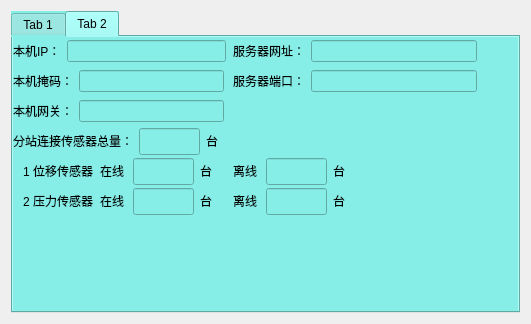
<?xml version="1.0" encoding="UTF-8"?>
<ui version="4.0">
 <class>zonghexinxixinshihuamian</class>
 <widget class="QDialog" name="zonghexinxixinshihuamian">
  <property name="geometry">
   <rect>
    <x>0</x>
    <y>0</y>
    <width>531</width>
    <height>324</height>
   </rect>
  </property>
  <property name="maximumSize">
   <size>
    <width>16777215</width>
    <height>418</height>
   </size>
  </property>
  <property name="windowTitle">
   <string>Dialog</string>
  </property>
  <layout class="QVBoxLayout" name="verticalLayout">
   <item>
    <widget class="QTabWidget" name="tabWidget">
     <property name="enabled">
      <bool>true</bool>
     </property>
     <property name="styleSheet">
      <string notr="true">background-color: rgb(134,237,231);</string>
     </property>
     <property name="currentIndex">
      <number>1</number>
     </property>
     <widget class="QWidget" name="tab">
      <attribute name="title">
       <string>Tab 1</string>
      </attribute>
      <widget class="QLabel" name="label_5">
       <property name="geometry">
        <rect>
         <x>20</x>
         <y>140</y>
         <width>441</width>
         <height>31</height>
        </rect>
       </property>
       <property name="text">
        <string>&lt;html&gt;&lt;head/&gt;&lt;body&gt;&lt;p align=&quot;center&quot;&gt;&lt;span style=&quot; font-weight:600;&quot;&gt;山西晋城煤业集团技术研究院有限责任公司&lt;/span&gt;&lt;/p&gt;&lt;/body&gt;&lt;/html&gt;</string>
       </property>
      </widget>
      <widget class="QLabel" name="timeLabel1">
       <property name="geometry">
        <rect>
         <x>110</x>
         <y>180</y>
         <width>201</width>
         <height>21</height>
        </rect>
       </property>
       <property name="text">
        <string>&lt;html&gt;&lt;head/&gt;&lt;body&gt;&lt;p align=&quot;center&quot;&gt;&lt;br/&gt;&lt;/p&gt;&lt;/body&gt;&lt;/html&gt;</string>
       </property>
      </widget>
      <widget class="QWidget" name="layoutWidget">
       <property name="geometry">
        <rect>
         <x>10</x>
         <y>0</y>
         <width>378</width>
         <height>29</height>
        </rect>
       </property>
       <layout class="QHBoxLayout" name="horizontalLayout">
        <item>
         <widget class="QLabel" name="label">
          <property name="text">
           <string>&lt;html&gt;&lt;head/&gt;&lt;body&gt;&lt;p&gt;KJ869-f矿压检测系统分站&lt;/p&gt;&lt;/body&gt;&lt;/html&gt;</string>
          </property>
         </widget>
        </item>
        <item>
         <widget class="QLabel" name="label_2">
          <property name="text">
           <string>&lt;html&gt;&lt;head/&gt;&lt;body&gt;&lt;p&gt;编号：&lt;/p&gt;&lt;/body&gt;&lt;/html&gt;</string>
          </property>
         </widget>
        </item>
        <item>
         <widget class="QLineEdit" name="Station_Number"/>
        </item>
       </layout>
      </widget>
      <widget class="QWidget" name="layoutWidget">
       <property name="geometry">
        <rect>
         <x>250</x>
         <y>100</y>
         <width>93</width>
         <height>29</height>
        </rect>
       </property>
       <layout class="QHBoxLayout" name="horizontalLayout_5">
        <item>
         <widget class="QLineEdit" name="CAN2_RATE">
          <property name="maximumSize">
           <size>
            <width>51</width>
            <height>27</height>
           </size>
          </property>
         </widget>
        </item>
        <item>
         <widget class="QLabel" name="label_6">
          <property name="text">
           <string>&lt;html&gt;&lt;head/&gt;&lt;body&gt;&lt;p&gt;Kpbs&lt;/p&gt;&lt;/body&gt;&lt;/html&gt;</string>
          </property>
         </widget>
        </item>
       </layout>
      </widget>
      <widget class="QLabel" name="week1">
       <property name="geometry">
        <rect>
         <x>310</x>
         <y>180</y>
         <width>101</width>
         <height>21</height>
        </rect>
       </property>
       <property name="text">
        <string/>
       </property>
      </widget>
      <widget class="QWidget" name="layoutWidget">
       <property name="geometry">
        <rect>
         <x>10</x>
         <y>30</y>
         <width>236</width>
         <height>101</height>
        </rect>
       </property>
       <layout class="QVBoxLayout" name="verticalLayout_2">
        <item>
         <layout class="QHBoxLayout" name="horizontalLayout_2">
          <item>
           <widget class="QLabel" name="label_7">
            <property name="text">
             <string>&lt;html&gt;&lt;head/&gt;&lt;body&gt;&lt;p&gt;安装地点：&lt;/p&gt;&lt;/body&gt;&lt;/html&gt;</string>
            </property>
           </widget>
          </item>
          <item>
           <widget class="QLineEdit" name="LOCATION"/>
          </item>
         </layout>
        </item>
        <item>
         <layout class="QHBoxLayout" name="horizontalLayout_3">
          <item>
           <widget class="QLabel" name="label_3">
            <property name="text">
             <string>第一路CAN:</string>
            </property>
           </widget>
          </item>
          <item>
           <widget class="QLineEdit" name="CAN1"/>
          </item>
         </layout>
        </item>
        <item>
         <layout class="QHBoxLayout" name="horizontalLayout_6">
          <item>
           <widget class="QLabel" name="label_20">
            <property name="text">
             <string>第二路CAN:</string>
            </property>
           </widget>
          </item>
          <item>
           <widget class="QLineEdit" name="CAN2"/>
          </item>
         </layout>
        </item>
       </layout>
      </widget>
      <widget class="QWidget" name="layoutWidget">
       <property name="geometry">
        <rect>
         <x>250</x>
         <y>30</y>
         <width>221</width>
         <height>71</height>
        </rect>
       </property>
       <layout class="QVBoxLayout" name="verticalLayout_4">
        <item>
         <layout class="QHBoxLayout" name="horizontalLayout_4">
          <item>
           <widget class="QLabel" name="label_8">
            <property name="text">
             <string>以太网接口:</string>
            </property>
           </widget>
          </item>
          <item>
           <widget class="QLineEdit" name="Internet"/>
          </item>
         </layout>
        </item>
        <item>
         <layout class="QHBoxLayout" name="horizontalLayout_7">
          <item>
           <widget class="QLabel" name="label_21">
            <property name="text">
             <string>无线传输接口:</string>
            </property>
           </widget>
          </item>
          <item>
           <widget class="QLineEdit" name="wireless"/>
          </item>
         </layout>
        </item>
       </layout>
      </widget>
     </widget>
     <widget class="QWidget" name="tab_2">
      <attribute name="title">
       <string>Tab 2</string>
      </attribute>
      <widget class="QLabel" name="timeLabel2">
       <property name="geometry">
        <rect>
         <x>90</x>
         <y>190</y>
         <width>191</width>
         <height>20</height>
        </rect>
       </property>
       <property name="text">
        <string>&lt;html&gt;&lt;head/&gt;&lt;body&gt;&lt;p align=&quot;center&quot;&gt;&lt;br/&gt;&lt;/p&gt;&lt;/body&gt;&lt;/html&gt;</string>
       </property>
      </widget>
      <widget class="QWidget" name="layoutWidget">
       <property name="geometry">
        <rect>
         <x>0</x>
         <y>30</y>
         <width>211</width>
         <height>29</height>
        </rect>
       </property>
       <layout class="QHBoxLayout" name="horizontalLayout_10">
        <item>
         <widget class="QLabel" name="label_12">
          <property name="text">
           <string>&lt;html&gt;&lt;head/&gt;&lt;body&gt;&lt;p&gt;本机掩码：&lt;/p&gt;&lt;/body&gt;&lt;/html&gt;</string>
          </property>
         </widget>
        </item>
        <item>
         <widget class="QLineEdit" name="LOCAL_MASK"/>
        </item>
       </layout>
      </widget>
      <widget class="QWidget" name="layoutWidget">
       <property name="geometry">
        <rect>
         <x>0</x>
         <y>0</y>
         <width>213</width>
         <height>29</height>
        </rect>
       </property>
       <layout class="QHBoxLayout" name="horizontalLayout_8">
        <item>
         <widget class="QLabel" name="label_11">
          <property name="text">
           <string>&lt;html&gt;&lt;head/&gt;&lt;body&gt;&lt;p&gt;本机IP：&lt;/p&gt;&lt;/body&gt;&lt;/html&gt;</string>
          </property>
         </widget>
        </item>
        <item>
         <widget class="QLineEdit" name="LOCAL_IP"/>
        </item>
       </layout>
      </widget>
      <widget class="QWidget" name="layoutWidget">
       <property name="geometry">
        <rect>
         <x>0</x>
         <y>60</y>
         <width>211</width>
         <height>29</height>
        </rect>
       </property>
       <layout class="QHBoxLayout" name="horizontalLayout_12">
        <item>
         <widget class="QLabel" name="label_13">
          <property name="text">
           <string>&lt;html&gt;&lt;head/&gt;&lt;body&gt;&lt;p&gt;本机网关：&lt;/p&gt;&lt;/body&gt;&lt;/html&gt;</string>
          </property>
         </widget>
        </item>
        <item>
         <widget class="QLineEdit" name="LOCAL_gateway"/>
        </item>
       </layout>
      </widget>
      <widget class="QWidget" name="layoutWidget">
       <property name="geometry">
        <rect>
         <x>220</x>
         <y>30</y>
         <width>244</width>
         <height>29</height>
        </rect>
       </property>
       <layout class="QHBoxLayout" name="horizontalLayout_11">
        <item>
         <widget class="QLabel" name="label_14">
          <property name="text">
           <string>&lt;html&gt;&lt;head/&gt;&lt;body&gt;&lt;p&gt;服务器端口：&lt;/p&gt;&lt;/body&gt;&lt;/html&gt;</string>
          </property>
         </widget>
        </item>
        <item>
         <widget class="QLineEdit" name="SEVER_PORT"/>
        </item>
       </layout>
      </widget>
      <widget class="QWidget" name="layoutWidget">
       <property name="geometry">
        <rect>
         <x>220</x>
         <y>0</y>
         <width>244</width>
         <height>29</height>
        </rect>
       </property>
       <layout class="QHBoxLayout" name="horizontalLayout_9">
        <item>
         <widget class="QLabel" name="label_15">
          <property name="text">
           <string>&lt;html&gt;&lt;head/&gt;&lt;body&gt;&lt;p&gt;服务器网址：&lt;/p&gt;&lt;/body&gt;&lt;/html&gt;</string>
          </property>
         </widget>
        </item>
        <item>
         <widget class="QLineEdit" name="SEVER_SITE"/>
        </item>
       </layout>
      </widget>
      <widget class="QWidget" name="layoutWidget">
       <property name="geometry">
        <rect>
         <x>0</x>
         <y>90</y>
         <width>240</width>
         <height>29</height>
        </rect>
       </property>
       <layout class="QHBoxLayout" name="horizontalLayout_13">
        <item>
         <widget class="QLabel" name="label_16">
          <property name="text">
           <string>&lt;html&gt;&lt;head/&gt;&lt;body&gt;&lt;p&gt;分站连接传感器总量：&lt;/p&gt;&lt;/body&gt;&lt;/html&gt;</string>
          </property>
         </widget>
        </item>
        <item>
         <widget class="QLineEdit" name="TOTAL_sensor">
          <property name="maximumSize">
           <size>
            <width>61</width>
            <height>27</height>
           </size>
          </property>
         </widget>
        </item>
        <item>
         <widget class="QLabel" name="label_17">
          <property name="text">
           <string>&lt;html&gt;&lt;head/&gt;&lt;body&gt;&lt;p&gt;台&lt;/p&gt;&lt;/body&gt;&lt;/html&gt;</string>
          </property>
         </widget>
        </item>
       </layout>
      </widget>
      <widget class="QWidget" name="layoutWidget">
       <property name="geometry">
        <rect>
         <x>10</x>
         <y>120</y>
         <width>337</width>
         <height>29</height>
        </rect>
       </property>
       <layout class="QHBoxLayout" name="horizontalLayout_14">
        <item>
         <widget class="QLabel" name="label_18">
          <property name="text">
           <string>&lt;html&gt;&lt;head/&gt;&lt;body&gt;&lt;p&gt;1 位移传感器&lt;/p&gt;&lt;/body&gt;&lt;/html&gt;</string>
          </property>
         </widget>
        </item>
        <item>
         <widget class="QLabel" name="label_19">
          <property name="text">
           <string>&lt;html&gt;&lt;head/&gt;&lt;body&gt;&lt;p&gt;在线&lt;/p&gt;&lt;/body&gt;&lt;/html&gt;</string>
          </property>
         </widget>
        </item>
        <item>
         <widget class="QLineEdit" name="ON_LINE_displacement_sensor">
          <property name="maximumSize">
           <size>
            <width>61</width>
            <height>27</height>
           </size>
          </property>
         </widget>
        </item>
        <item>
         <widget class="QLabel" name="label_23">
          <property name="text">
           <string>&lt;html&gt;&lt;head/&gt;&lt;body&gt;&lt;p&gt;台&lt;/p&gt;&lt;/body&gt;&lt;/html&gt;</string>
          </property>
         </widget>
        </item>
        <item>
         <widget class="QLabel" name="label_22">
          <property name="text">
           <string>&lt;html&gt;&lt;head/&gt;&lt;body&gt;&lt;p&gt;离线&lt;/p&gt;&lt;/body&gt;&lt;/html&gt;</string>
          </property>
         </widget>
        </item>
        <item>
         <widget class="QLineEdit" name="OFF_LINE_displacement_sensor">
          <property name="maximumSize">
           <size>
            <width>61</width>
            <height>27</height>
           </size>
          </property>
         </widget>
        </item>
        <item>
         <widget class="QLabel" name="label_28">
          <property name="text">
           <string>&lt;html&gt;&lt;head/&gt;&lt;body&gt;&lt;p&gt;台&lt;/p&gt;&lt;/body&gt;&lt;/html&gt;</string>
          </property>
         </widget>
        </item>
       </layout>
      </widget>
      <widget class="QWidget" name="layoutWidget">
       <property name="geometry">
        <rect>
         <x>10</x>
         <y>150</y>
         <width>337</width>
         <height>29</height>
        </rect>
       </property>
       <layout class="QHBoxLayout" name="horizontalLayout_15">
        <item>
         <widget class="QLabel" name="label_10">
          <property name="text">
           <string>&lt;html&gt;&lt;head/&gt;&lt;body&gt;&lt;p&gt;2 压力传感器&lt;/p&gt;&lt;/body&gt;&lt;/html&gt;</string>
          </property>
         </widget>
        </item>
        <item>
         <widget class="QLabel" name="label_25">
          <property name="text">
           <string>&lt;html&gt;&lt;head/&gt;&lt;body&gt;&lt;p&gt;在线&lt;/p&gt;&lt;/body&gt;&lt;/html&gt;</string>
          </property>
         </widget>
        </item>
        <item>
         <widget class="QLineEdit" name="ON_LINE_pressure_sensor">
          <property name="maximumSize">
           <size>
            <width>61</width>
            <height>27</height>
           </size>
          </property>
         </widget>
        </item>
        <item>
         <widget class="QLabel" name="label_26">
          <property name="text">
           <string>&lt;html&gt;&lt;head/&gt;&lt;body&gt;&lt;p&gt;台&lt;/p&gt;&lt;/body&gt;&lt;/html&gt;</string>
          </property>
         </widget>
        </item>
        <item>
         <widget class="QLabel" name="label_27">
          <property name="text">
           <string>&lt;html&gt;&lt;head/&gt;&lt;body&gt;&lt;p&gt;离线&lt;/p&gt;&lt;/body&gt;&lt;/html&gt;</string>
          </property>
         </widget>
        </item>
        <item>
         <widget class="QLineEdit" name="OFF_LINE_pressure_sensor">
          <property name="maximumSize">
           <size>
            <width>61</width>
            <height>27</height>
           </size>
          </property>
         </widget>
        </item>
        <item>
         <widget class="QLabel" name="label_29">
          <property name="text">
           <string>&lt;html&gt;&lt;head/&gt;&lt;body&gt;&lt;p&gt;台&lt;/p&gt;&lt;/body&gt;&lt;/html&gt;</string>
          </property>
         </widget>
        </item>
       </layout>
      </widget>
      <widget class="QLabel" name="week2">
       <property name="geometry">
        <rect>
         <x>300</x>
         <y>190</y>
         <width>81</width>
         <height>21</height>
        </rect>
       </property>
       <property name="text">
        <string/>
       </property>
      </widget>
     </widget>
    </widget>
   </item>
  </layout>
 </widget>
 <tabstops>
  <tabstop>Station_Number</tabstop>
  <tabstop>LOCATION</tabstop>
  <tabstop>CAN2_RATE</tabstop>
  <tabstop>LOCAL_IP</tabstop>
  <tabstop>LOCAL_MASK</tabstop>
  <tabstop>LOCAL_gateway</tabstop>
  <tabstop>TOTAL_sensor</tabstop>
  <tabstop>ON_LINE_displacement_sensor</tabstop>
  <tabstop>OFF_LINE_displacement_sensor</tabstop>
  <tabstop>ON_LINE_pressure_sensor</tabstop>
  <tabstop>OFF_LINE_pressure_sensor</tabstop>
  <tabstop>SEVER_SITE</tabstop>
  <tabstop>SEVER_PORT</tabstop>
 </tabstops>
 <resources/>
 <connections/>
</ui>
